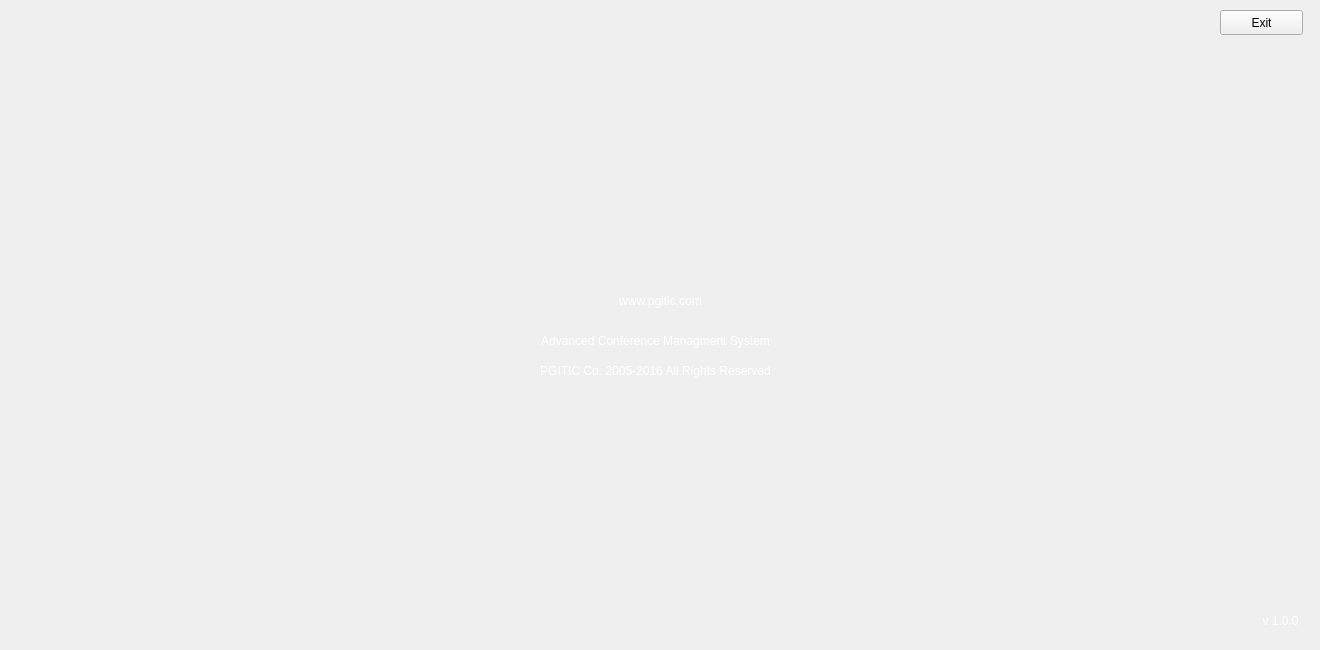
    <widget class="QWidget" name="tab_6">
     <attribute name="title">
      <string>About</string>
     </attribute>
     <widget class="QFrame" name="frame">
      <property name="geometry">
       <rect>
        <x>610</x>
        <y>180</y>
        <width>100</width>
        <height>100</height>
       </rect>
      </property>
      <property name="autoFillBackground">
       <bool>false</bool>
      </property>
      <property name="styleSheet">
       <string notr="true">background-image: url(:/new/images/Resource/Logo/core_logocore_main.png);</string>
      </property>
      <property name="frameShape">
       <enum>QFrame::NoFrame</enum>
      </property>
      <property name="frameShadow">
       <enum>QFrame::Plain</enum>
      </property>
     </widget>
     <widget class="QLabel" name="label_6">
      <property name="geometry">
       <rect>
        <x>485</x>
        <y>280</y>
        <width>351</width>
        <height>41</height>
       </rect>
      </property>
      <property name="styleSheet">
       <string notr="true">color: rgb(255, 255, 255);</string>
      </property>
      <property name="frameShadow">
       <enum>QFrame::Plain</enum>
      </property>
      <property name="text">
       <string>www.pgitic.com</string>
      </property>
      <property name="alignment">
       <set>Qt::AlignCenter</set>
      </property>
     </widget>
     <widget class="QLabel" name="label_7">
      <property name="geometry">
       <rect>
        <x>480</x>
        <y>350</y>
        <width>351</width>
        <height>41</height>
       </rect>
      </property>
      <property name="styleSheet">
       <string notr="true">color: rgb(255, 255, 255);</string>
      </property>
      <property name="frameShadow">
       <enum>QFrame::Plain</enum>
      </property>
      <property name="text">
       <string>PGITIC Co. 2005-2016 All Rights Reserved</string>
      </property>
      <property name="alignment">
       <set>Qt::AlignCenter</set>
      </property>
     </widget>
     <widget class="QLabel" name="label_40">
      <property name="geometry">
       <rect>
        <x>480</x>
        <y>320</y>
        <width>351</width>
        <height>41</height>
       </rect>
      </property>
      <property name="styleSheet">
       <string notr="true">color: rgb(255, 255, 255);</string>
      </property>
      <property name="frameShadow">
       <enum>QFrame::Plain</enum>
      </property>
      <property name="text">
       <string>Advanced Conference Managment System</string>
      </property>
      <property name="alignment">
       <set>Qt::AlignCenter</set>
      </property>
     </widget>
     <widget class="QLabel" name="label_41">
      <property name="geometry">
       <rect>
        <x>1250</x>
        <y>600</y>
        <width>61</width>
        <height>41</height>
       </rect>
      </property>
      <property name="styleSheet">
       <string notr="true">color: rgb(255, 255, 255);</string>
      </property>
      <property name="frameShadow">
       <enum>QFrame::Plain</enum>
      </property>
      <property name="text">
       <string>v 1.0.0</string>
      </property>
      <property name="alignment">
       <set>Qt::AlignCenter</set>
      </property>
     </widget>
     <widget class="QPushButton" name="pushButton">
      <property name="geometry">
       <rect>
        <x>1220</x>
        <y>10</y>
        <width>83</width>
        <height>25</height>
       </rect>
      </property>
      <property name="text">
       <string>Exit</string>
      </property>
     </widget>
    </widget>
